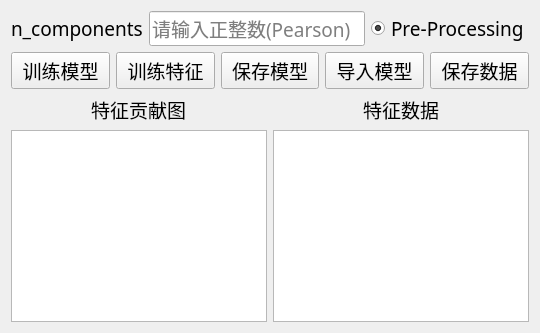
      <widget class="QWidget" name="page_pearson">
       <layout class="QGridLayout" name="gridLayout_8">
        <item row="0" column="0" colspan="2">
         <layout class="QHBoxLayout" name="horizontalLayout_15">
          <item>
           <widget class="QLabel" name="label_n_components_pearson">
            <property name="font">
             <font>
              <family>微软雅黑</family>
              <pointsize>14</pointsize>
             </font>
            </property>
            <property name="toolTip">
             <string>目标维度</string>
            </property>
            <property name="text">
             <string>n_components</string>
            </property>
           </widget>
          </item>
          <item>
           <widget class="QLineEdit" name="n_components_pearson">
            <property name="font">
             <font>
              <family>微软雅黑</family>
              <pointsize>14</pointsize>
             </font>
            </property>
            <property name="placeholderText">
             <string>请输入正整数(Pearson)</string>
            </property>
           </widget>
          </item>
          <item>
           <widget class="QRadioButton" name="Pre_Processing_pearson">
            <property name="font">
             <font>
              <family>微软雅黑</family>
              <pointsize>14</pointsize>
             </font>
            </property>
            <property name="toolTip">
             <string>对原始数据进行预处理</string>
            </property>
            <property name="text">
             <string>Pre-Processing</string>
            </property>
            <property name="checked">
             <bool>true</bool>
            </property>
           </widget>
          </item>
         </layout>
        </item>
        <item row="1" column="0" colspan="2">
         <layout class="QHBoxLayout" name="horizontalLayout_16">
          <item>
           <widget class="QPushButton" name="xunlianmoxing_pearson">
            <property name="font">
             <font>
              <family>微软雅黑</family>
              <pointsize>14</pointsize>
             </font>
            </property>
            <property name="toolTip">
             <string>对数据进行PCA建模</string>
            </property>
            <property name="text">
             <string>训练模型</string>
            </property>
           </widget>
          </item>
          <item>
           <widget class="QPushButton" name="xunliantezheng_pearson">
            <property name="font">
             <font>
              <family>微软雅黑</family>
              <pointsize>14</pointsize>
             </font>
            </property>
            <property name="toolTip">
             <string>提取训练数据的PCA特征</string>
            </property>
            <property name="text">
             <string>训练特征</string>
            </property>
           </widget>
          </item>
          <item>
           <widget class="QPushButton" name="baocunmoxing_pearson">
            <property name="font">
             <font>
              <family>微软雅黑</family>
              <pointsize>14</pointsize>
             </font>
            </property>
            <property name="text">
             <string>保存模型</string>
            </property>
           </widget>
          </item>
          <item>
           <widget class="QPushButton" name="daorumoxing_pearson">
            <property name="font">
             <font>
              <family>微软雅黑</family>
              <pointsize>14</pointsize>
             </font>
            </property>
            <property name="text">
             <string>导入模型</string>
            </property>
           </widget>
          </item>
          <item>
           <widget class="QPushButton" name="baocunshuju_pearson">
            <property name="font">
             <font>
              <family>微软雅黑</family>
              <pointsize>14</pointsize>
             </font>
            </property>
            <property name="toolTip">
             <string>保存特征数据</string>
            </property>
            <property name="text">
             <string>保存数据</string>
            </property>
           </widget>
          </item>
         </layout>
        </item>
        <item row="2" column="0" alignment="Qt::AlignHCenter">
         <widget class="QLabel" name="label_tezhenggongxiantu_pearson">
          <property name="font">
           <font>
            <family>微软雅黑</family>
            <pointsize>14</pointsize>
           </font>
          </property>
          <property name="contextMenuPolicy">
           <enum>Qt::DefaultContextMenu</enum>
          </property>
          <property name="text">
           <string>特征贡献图</string>
          </property>
         </widget>
        </item>
        <item row="2" column="1" alignment="Qt::AlignHCenter">
         <widget class="QLabel" name="label_tezhengshuju_pearson">
          <property name="font">
           <font>
            <family>微软雅黑</family>
            <pointsize>14</pointsize>
           </font>
          </property>
          <property name="text">
           <string>特征数据</string>
          </property>
         </widget>
        </item>
        <item row="3" column="1">
         <widget class="QTableWidget" name="pearson_features"/>
        </item>
        <item row="3" column="0">
         <widget class="QGraphicsView" name="pearson_gongxiantu"/>
        </item>
       </layout>
      </widget>
